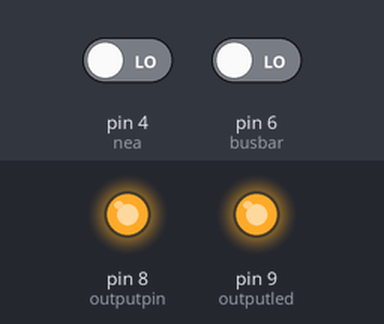
This sketch was run on a simulated Arduino Uno, built with avr-gcc and run on an emulated ATmega328P. Parts: output pins drawn as LEDs (lit = HIGH). The test bench sets the inputs (shaded band); at power-on: pin 6 (busbar) LOW, pin 4 (nea) LOW.

Above: at 1.2 s.
1.3 s: pin 6 (busbar) driven HIGH
At 2.3 s:
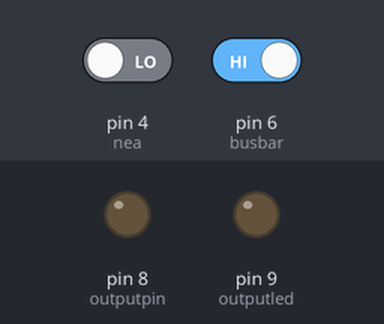
2.8 s: pin 6 (busbar) driven LOW
At 3.5 s:
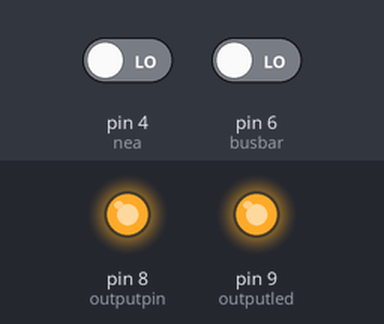
Timing chart, 0 to 5.8 s (numbered marks = the images above; inputs shaded):
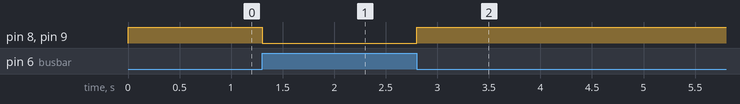

Measured:
- after the input at 1.3 s, pin 8 (outputpin), pin 9 (outputled): HIGH → LOW at once
- after the input at 2.8 s, pin 8 (outputpin), pin 9 (outputled): LOW → HIGH at once

The sketch:

Program-2.ino
```cpp
//This is the program that worked in the previous system
// Finalized on 7/10/2022
#define gen1 7
#define gen2 5
#define nea 4
#define busbar 6
#define outputpin 8
#define outputled 9

void setup() {
  // initialize digital pin LED_BUILTIN as an output.
  pinMode(gen1, INPUT);
  pinMode(gen2, INPUT);
  pinMode(nea, INPUT);
  pinMode(busbar, INPUT);
  pinMode(outputpin, OUTPUT);
  pinMode(outputled, OUTPUT);
}

void loop() {

  while (((digitalRead(busbar) == 0)) || (((digitalRead(nea) == 1) && (digitalRead(busbar) == 1)) && ((digitalRead(gen1) == 1) || (digitalRead(gen2))))) {
    digitalWrite(outputpin, HIGH);
    digitalWrite(outputled, HIGH);
  }
  digitalWrite(outputpin, LOW);
  digitalWrite(outputled, LOW);
}
```
